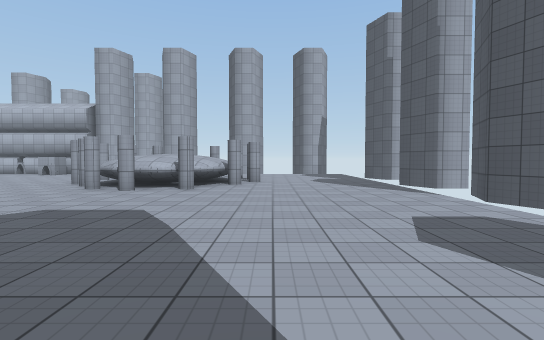
[1] (above)

24 first-person views from a walk through a scene from a Unity 3-D project. The camera is 1.4 m above the floor, tilts 2° down and sees 85° across. The floor is counted in squares, 2 m on a side. Each view is taken from the middle of a square. On the plan, view 1 faces up. The plan holds only what a view shows up to about 10 squares ahead; the rest is blank. The place goes on beyond the plan. Some animated figures are left out. Surface patterns are stand-ins for the level's own textures.

[2]
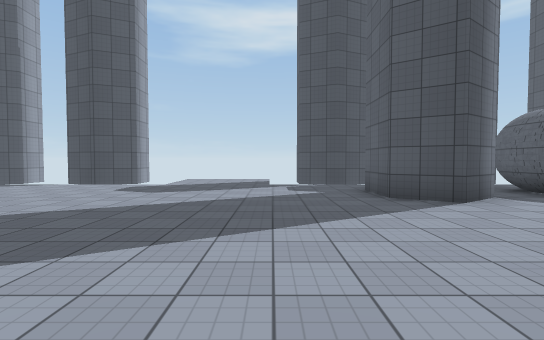

[3]
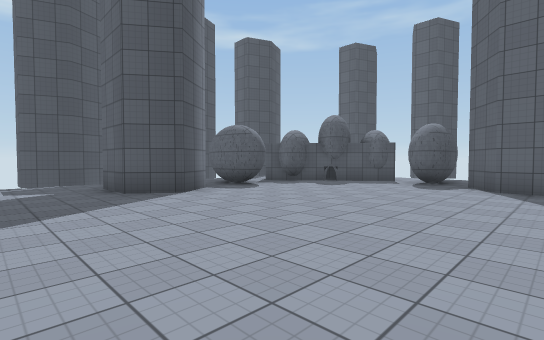

[4]
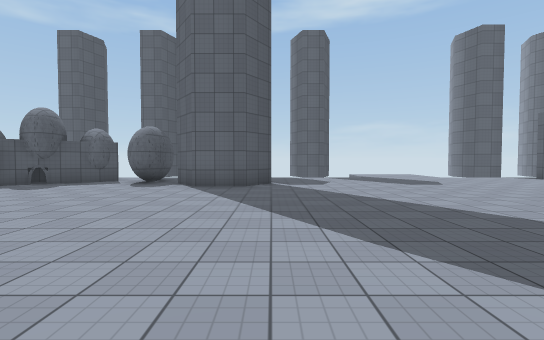

[5]
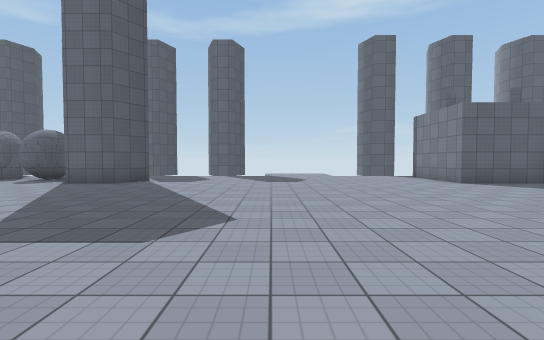

[6]
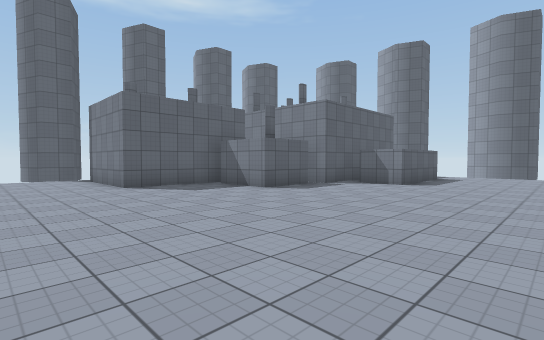

[7]
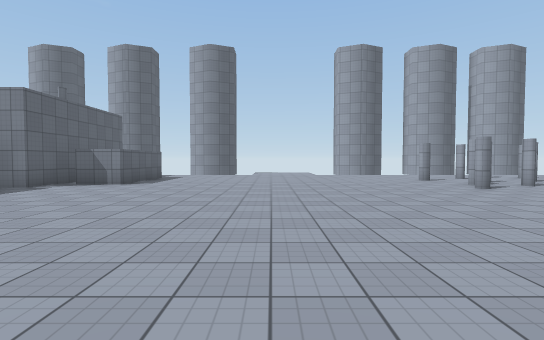

[8]
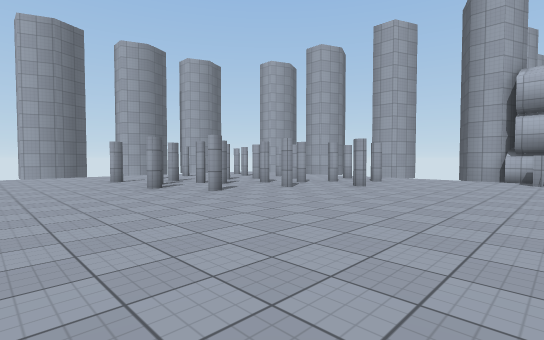

[9]
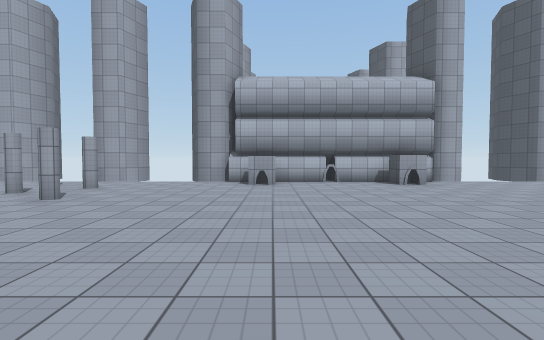

[10]
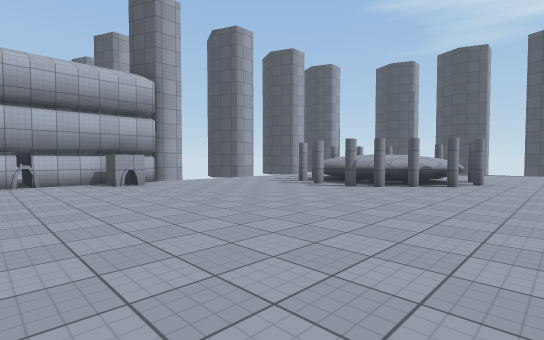

[11]
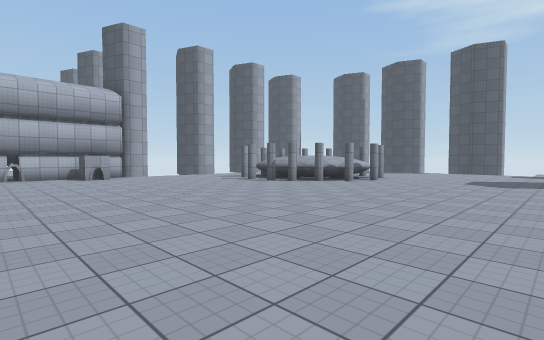

[12]
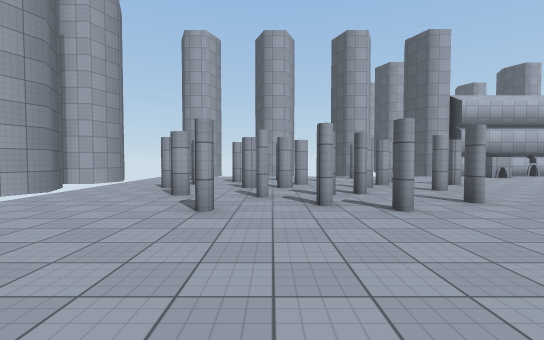

[13]
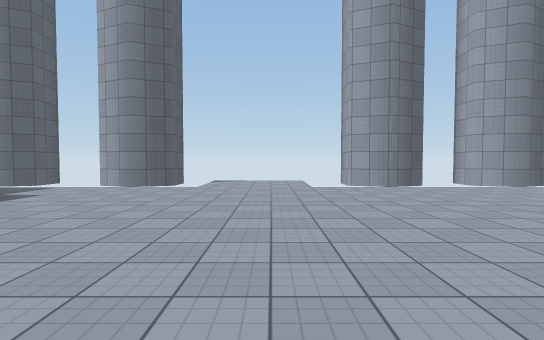

[14]
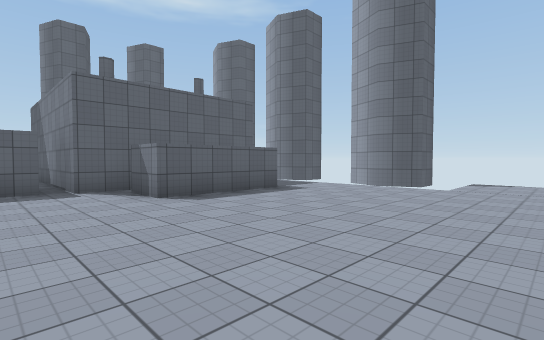

[15]
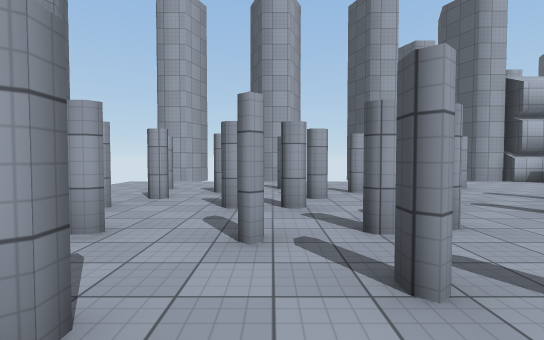

[16]
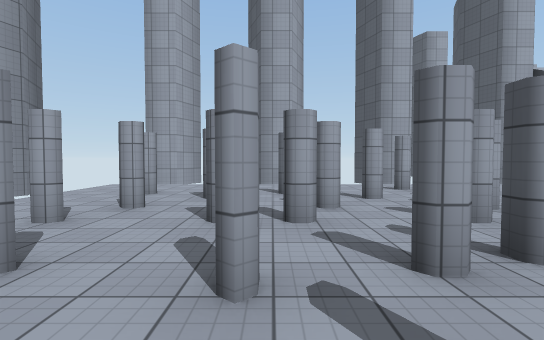

[17]
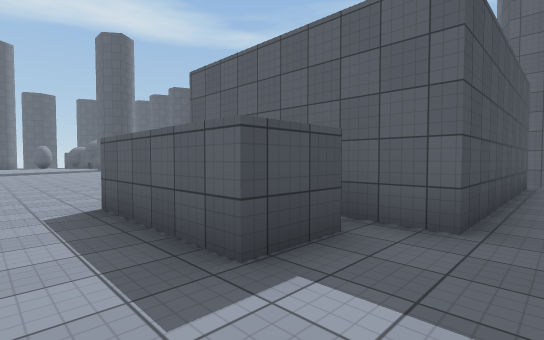

[18]
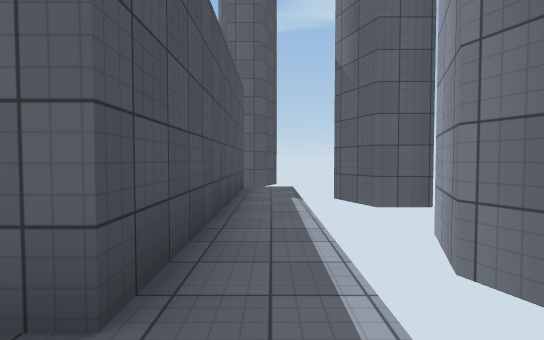

[19]
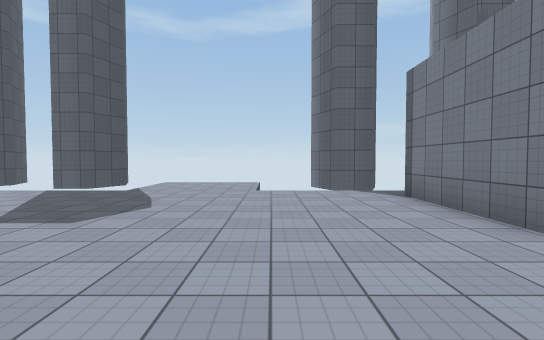

[20]
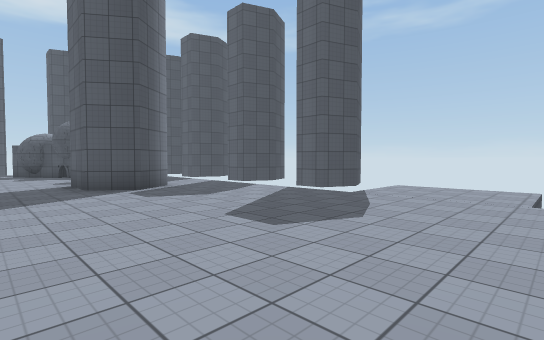

[21]
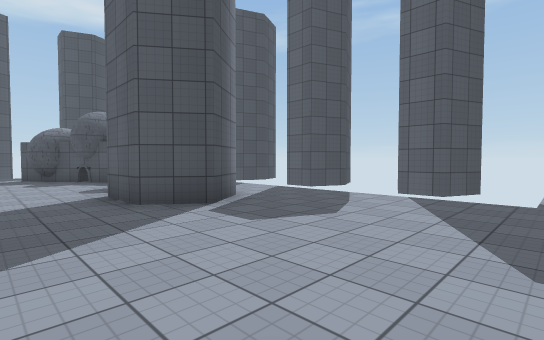

[22]
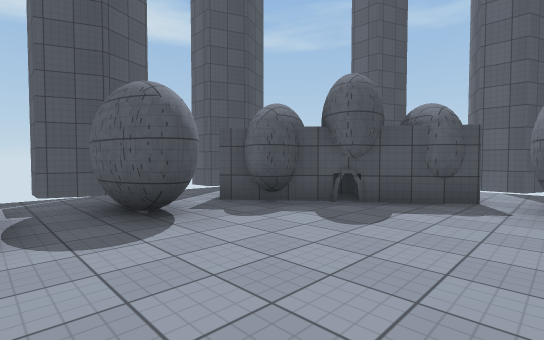

[23]
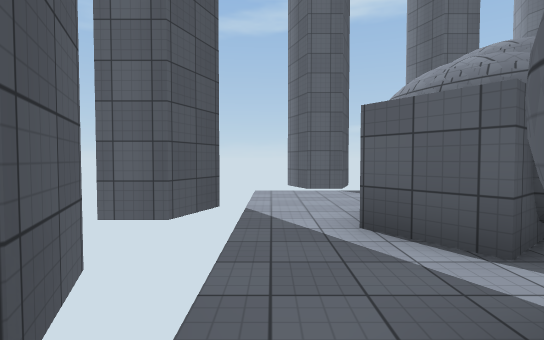

[24]
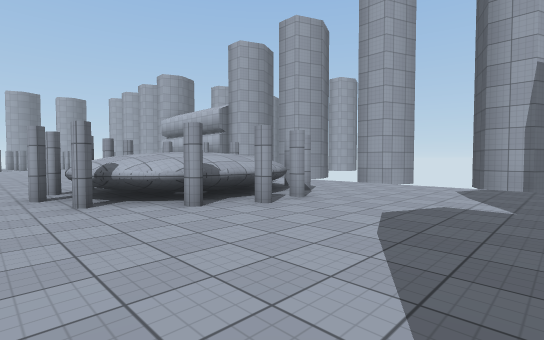

### Floor plan
Key: @ floor where view 1 was taken; # wall or solid block; x gap in a wall; . floor; ^ raised ledge; T thing the floor can be seen under or through; O other object.
Columns run from 29 left of view 1 to 5 right of it. Each row starts with its distance up from view 1.
 15    #  ## ## ##########     ## ###
 14   ... .........O...O...   .......
 13  #... ...#.............   .......
 12  #.#..#....#............  ^#.....
 11  #...#..T...............^  ^#....
 10  #..#..T.T T...........#^^ ^#....
  9  #.#..#................#^^^^#....#
  8  #..#.###...............^^^^#....#
  7   .....##................#^#.....
  6  #...#..#........................#
  5  #...............................#
  4  #...............................#
  3   ...............................
  2 ............... ...................
  1 ................  .      ..........
  0   .............. ...  .......@...
 -1  #...............................#
 -2  #...............................#
 -3  #...........................###.#
 -4   ..###.......................# .
 -5  #... ........................x..#
 -6  #.#######....................##.#
 -7  #.#   ###....................x..#
 -8   .#   #.####..........##....###.
 -9  #.#   #    #..........##.#.## ..#
-10  #.#   #    #.............### ...#
-11   .#        ................  ...
-12   ##        ### ...        ## ##
-13                 ...    ##
-14                 ...#
-15                    #

Where each view was taken, in squares from view 1:
view 1: 0 up, 0 right, facing up
view 2: 0 up, 5 left, facing right
view 3: 0 up, 6 left, facing down-right
view 4: 0 up, 7 left, facing down
view 5: 1 up, 11 left, facing down
view 6: 0 up, 14 left, facing down-left
view 7: 1 up, 14 left, facing left
view 8: 3 up, 14 left, facing up-left
view 9: 5 up, 14 left, facing up
view 10: 5 up, 13 left, facing up-right
view 11: 2 up, 13 left, facing up-right
view 12: 2 up, 23 left, facing up
view 13: 2 up, 20 left, facing left
view 14: 2 up, 20 left, facing down-left
view 15: 5 up, 23 left, facing up
view 16: 6 up, 23 left, facing up
view 17: 2 down, 27 left, facing down-right
view 18: 4 down, 27 left, facing down
view 19: 5 down, 14 left, facing down
view 20: 6 down, 14 left, facing down-right
view 21: 6 down, 11 left, facing down-right
view 22: 4 down, 3 left, facing down-right
view 23: 5 down, 3 right, facing down
view 24: 6 up, 3 right, facing up-left
